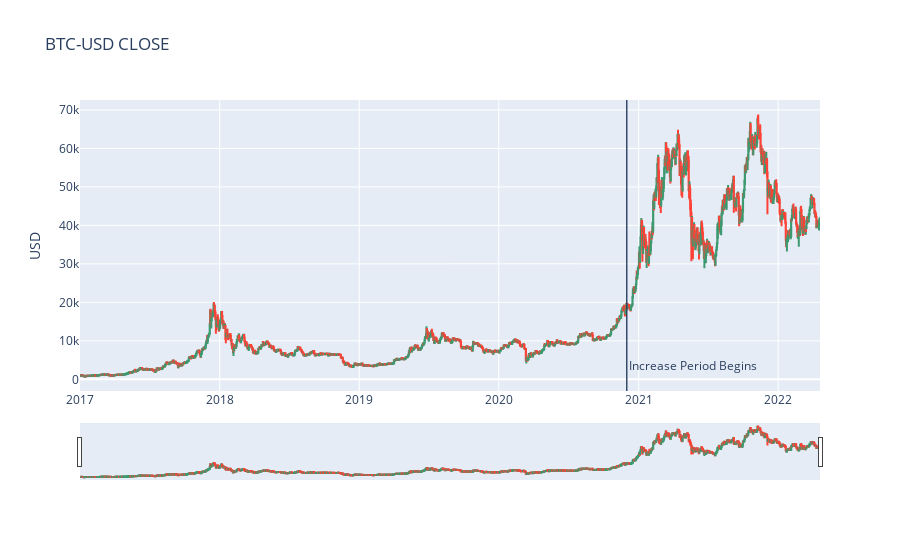

Notebook code cell kept with this figure:
### Markdown cell above
### Ticker OHLC Plot 
*Candlestick visualisation of ticker info (OPEN, HIGH, LOW, CLOSE)*

### Code cell
data = deepcopy(rawData)
fig = go.Figure(data=[go.Candlestick(x=data.index,
                open=data['OPEN'],
                high=data['HIGH'],
                low=data['LOW'],
                close=data['CLOSE'])])

fig.update_layout(
    title=f"{coinTicker} {tickerFocusCol}",
    yaxis_title=f"{coinTicker.split('-')[1]}",
    shapes = [dict(
        x0='2020-12-01', x1='2020-12-01', y0=0, y1=1, xref='x', yref='paper',
        line_width=1)],
    annotations=[dict(
        x='2020-12-01', y=0.05, xref='x', yref='paper',
        showarrow=False, xanchor='left', text='Increase Period Begins')]
)

### Figure 1 — Plotly figure (JSON) as saved in the notebook; plotly's stock layout.template omitted (floating-point values rounded to 4 significant figures; data arrays with more than 128 entries replaced by an {"elided": "..."} marker saying what was removed)
{"data": [{"close": {"elided": "1936 float values"}, "high": {"elided": "1936 float values"}, "low": {"elided": "1936 float values"}, "open": {"elided": "1936 float values"}, "type": "candlestick", "x": {"elided": "1936 str values"}}], "layout": {"annotations": [{"showarrow": false, "text": "Increase Period Begins", "x": "2020-12-01", "xanchor": "left", "xref": "x", "y": 0.05, "yref": "paper"}], "shapes": [{"line": {"width": 1}, "x0": "2020-12-01", "x1": "2020-12-01", "xref": "x", "y0": 0, "y1": 1, "yref": "paper"}], "title": {"text": "BTC-USD CLOSE"}, "yaxis": {"title": {"text": "USD"}}}}
